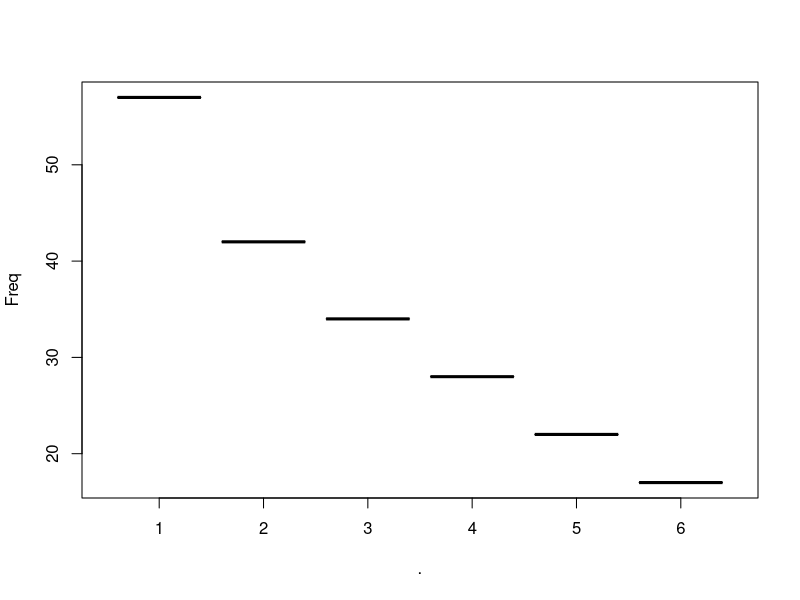
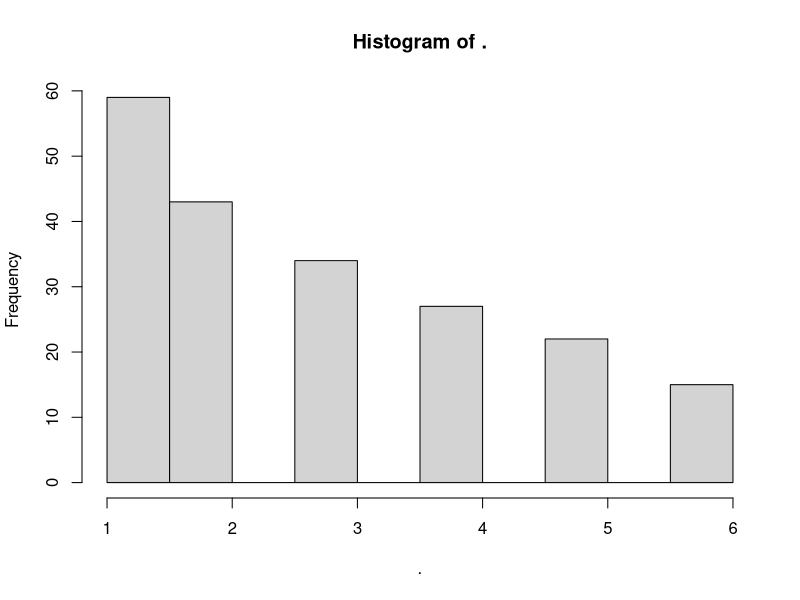
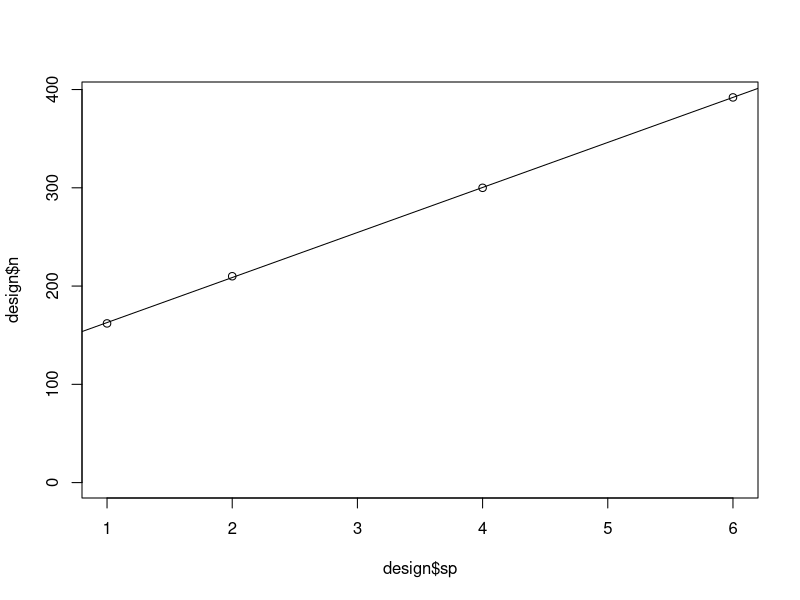
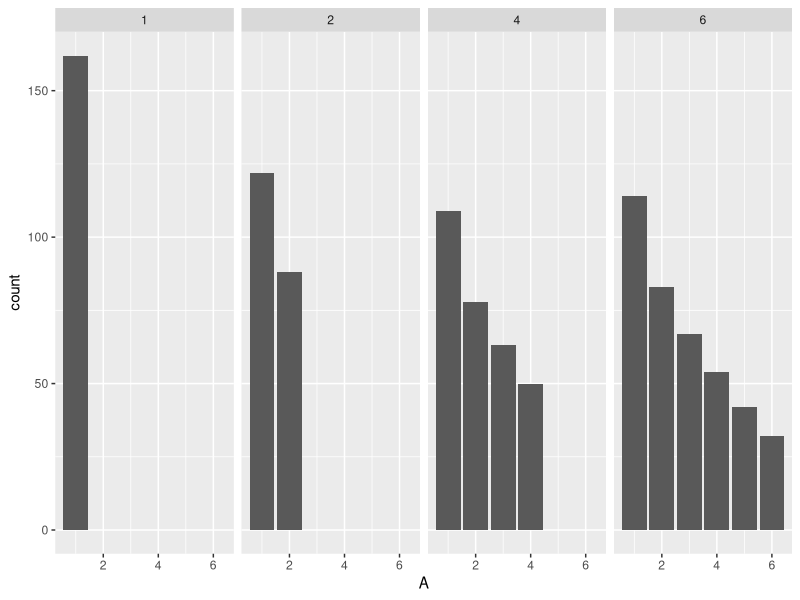
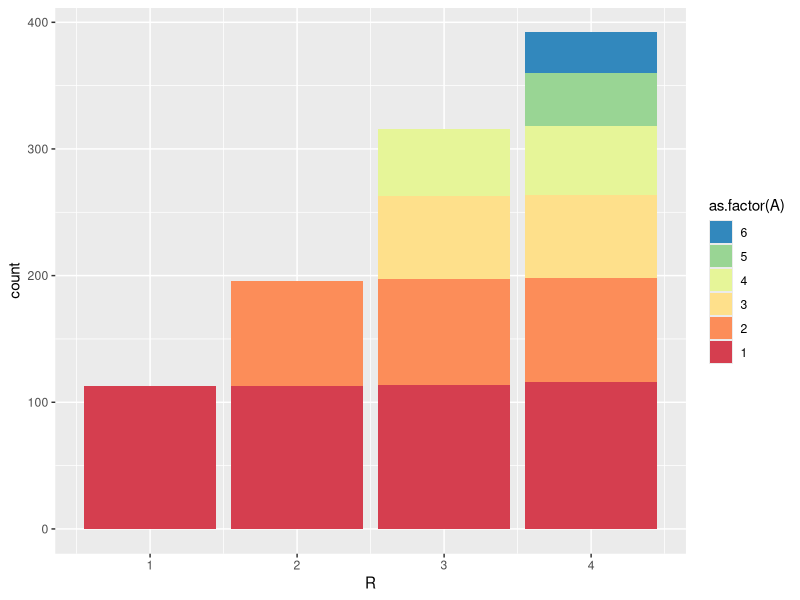
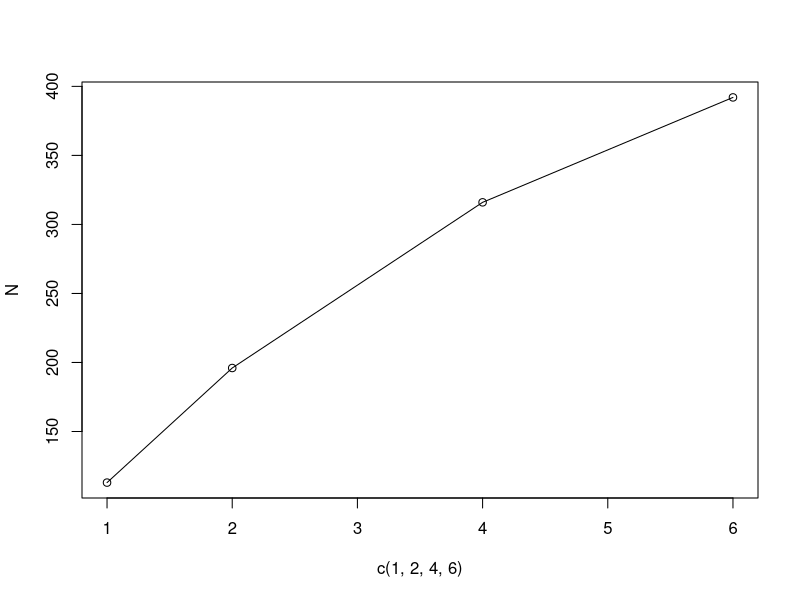
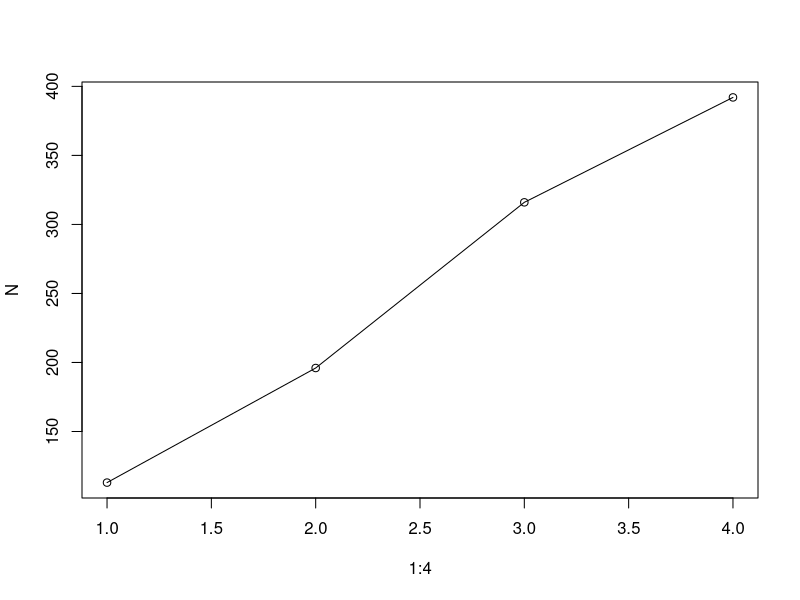
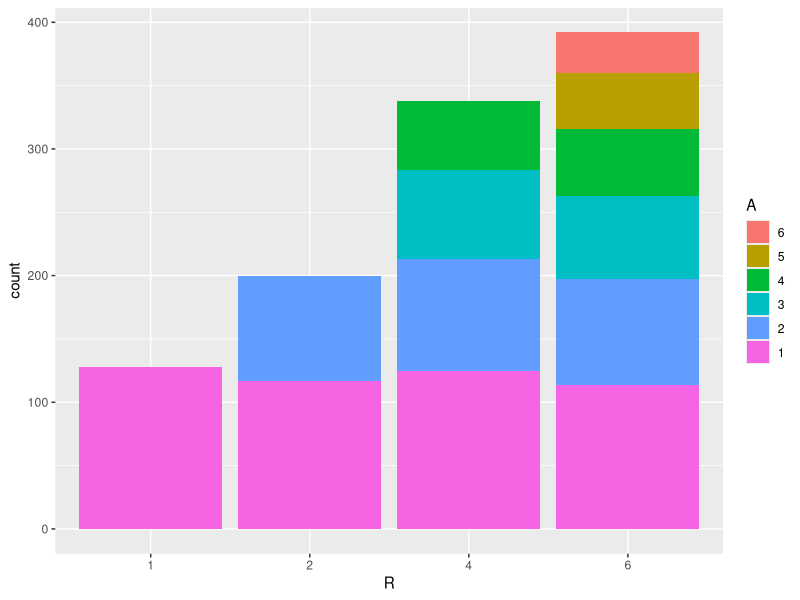

The R script that drew these images, in order: (Note: this script raises an error after producing the figures.)
library(dplyr); library(reshape2)
library(ggplot2)

#change color palette
library(RColorBrewer)
library(viridis)
pal<-(RColorBrewer::brewer.pal(6, "Spectral")) 
pal <- rev(pal)


#generating needed distributions for the mesocosm simulation

#################################
#SPECIES DISTRIBUTIONS
#################################
#lognormal distribution of species abundances
#important for knowing abundances of species at each richness level.

#you have 6 species. get proportion of individuals per species and standardize to a certain number of total individuals.

getabund <- function(r, n){ 
  #r=richness, n=total individuals, mu=mean of log distribution
  
  #get counts of each species
  n1 = n+max(r) #buffering the number of species so there aren't errors due to rounding
  
  #get distribution of each species. comes from a log distribution (mu=6, sd=.4) and 6 species are pulled. replicated 1000 times and the mean values taken.
  N <- 6
  sims <- 1000
  m2 <- matrix(NA, nrow = sims, ncol = N)
  for(i in 1:sims){
    y2 <- rlnorm(1:N, meanlog = 1, sdlog = .5) %>% 
      sort(decreasing = T)
    m2[i,] <- y2
  }
  pool <- apply(m2, 2, mean)/sum(apply(m2, 2, mean))
  
  #get abundances of each species for a richness level
  abund <- pool[1:r]*n1/sum(pool[1:r])
  
  #get actual population from the counts above 
  r2=1:length(r)
  pop <- rep(1:length(abund), abund)
  pop <- sort(sample(pop, n)) #bring the population back down to desired n. had issues with rounding.
  return(pop)
}

#adding in argument "rand" so I can specify if assembly is random
getabund3 <- function(n=100, rand=F) {
  
  #load nested functions
  getabund2 <- function(n){
    x=c(1,2,4,6)
    counts <- lapply(x, function(r) getabund(r, n))
    counts2 <- unlist(counts)
    counts2 <- as.data.frame(matrix(counts2, ncol=length(x))) 
    names(counts2) <- c("R1", "R2", "R4", "R6")
    counts2
  }
  
  #setup randomization option
  A <- getabund2(n)
  sp <- unique(A$R6)
  if (rand==T) {
    randsp <- sample(sp, length(sp))
    A <- apply(A, 2, function(x) Rename(randsp, sp, x))
  }
    A
}

counts2 <- getabund3(200, rand = F)  
counts2
#pool comes from a lognormal distribution
getabund(6, 200) %>% table %>% as.data.frame() %>% plot
getabund(6, 200) %>% hist
#################################
#Abundances with additive treatment
#################################
#trays are 10 (25) x 20 (50) inches, optimumum distance is 2 cm apart...12x25=300plants
#design abundances so abund vs. richness increases linearly. Unfortunately, number of species n doesn't remain the same throughout treatments. may need to be a saturating curve. 
design <- tibble(r=c(1.8, 2, 2.4, 2.8), w=round(25/r), l=round(50/r), n=w*l, sp=c( 6, 4, 2, 1))
plot(design$sp, design$n, ylim=c(0, max(design$n)))
abline(lm(design$n~design$sp))

test <- sapply(c(1,2,4,6), function(i) {
  A <- getabund(i, design$n[design$sp==i])
  R <- rep(i, length(A))
  cbind(R, A)
}
  )
test <- do.call("rbind.data.frame", test)
ggplot(test, aes(A, group=R))+
  geom_bar()+
  facet_grid(~R)

#Saturating curve. define the curves based on the species abundances of the richest community. I'm using 392, a somewhat arbitrary number that seems fine for the most abundant community. don't want to plant too much more than that. 
A <- getabund(6, 392) %>% table()
R <- c(1,2,4,6)
N <- sapply(R, function(i) sum(A[1:i]))
tmp <- sapply(1:length(N), function(i) {
  A <- getabund(R[i], N[i])
  R <- rep(i, length(A))
  cbind(R, A)
  })
tmp <- do.call("rbind.data.frame", tmp)
tmp$A <- as.factor(tmp$A)
tmp$A <- factor(tmp$A, levels = rev(levels(tmp$A)))

ggplot(tmp, aes(R, group=A, fill=as.factor(A)))+
  scale_fill_manual(values = pal)+
  geom_bar()
plot(c(1,2,4,6), N, type='o')
plot(1:4, N, type='o')

#redesigning. Probably the best I'll do.
N # 115 198 319 392 = optimum number to keep constant species abundaces across treatments
#design <- tibble(r=c(1.75, 1.9, 2.28, 3), w=floor(25/r), l=floor(50/r), n=w*l, sp=c( 6, 4, 2, 1)) #previous design using the wrong log-dist
design <- tibble(r=c(1.75, 1.92, 2.5, 3.1), w=floor(25/r), l=floor(50/r), n=w*l, sp=c( 6, 4, 2, 1)) 
design
tmp <- sapply(c(1,2,4,6), function(i) {
  A <- getabund(i, design$n[design$sp==i])
  R <- rep(i, length(A))
  cbind(R, A)
}
)
tmp <- do.call("rbind.data.frame", tmp)
tmp$R <- as.factor(tmp$R)
tmp$A <- as.factor(tmp$A)
tmp$A <- factor(tmp$A, levels = rev(levels(tmp$A)))
ggplot(tmp, aes(R, group=A, fill=A))+
  geom_bar()

#getting abundances for all 4 treatments: sub/det, sub/rand, add/det, add/rand
getabund4 <- function(dist, rand=F){
  #load function
  getabund <- function(r, n){ 
    #r=richness, n=total individuals, mu=mean of log distribution
    
    #get counts of each species
    n1 = n+max(r) #buffering the number of species so there aren't errors due to rounding
    
    #get distribution of each species. comes from a log distribution (mu=6, sd=.4) and 6 species are pulled. replicated 1000 times and the mean values taken.
    N <- 6
    sims <- 1000
    m2 <- matrix(NA, nrow = sims, ncol = N)
    for(i in 1:sims){
      y2 <- rlnorm(1:N, meanlog = 1, sdlog = .5) %>% 
        sort(decreasing = T)
      m2[i,] <- y2
    }
    pool <- apply(m2, 2, mean)/sum(apply(m2, 2, mean))
    
    #get abundances of each species for a richness level
    abund <- pool[1:r]*n1/sum(pool[1:r])
    
    #get actual population from the counts above 
    r2=1:length(r)
    pop <- rep(1:length(abund), abund)
    pop <- sort(sample(pop, n)) #bring the population back down to desired n. had issues with rounding.
    return(pop)
  }
  
  #design is based on dimensions of available propogation trays
  design <- tibble(r=dist, w=floor(25/r), l=floor(50/r), n=w*l, sp=c( 1,2,4,6))
  tmp <- lapply(c(1,2,4,6), function(i) {
    A <- getabund(i, design$n[design$sp==i])
    R <- rep(i, length(A))
    cbind(R, A)
  }
  )
  tmp <- do.call("rbind.data.frame", tmp)

  #setup randomization option
  sp <- unique(tmp$A)
  if (rand==T) {
    randsp <- sample(sp, length(sp))
    tmp$A <- Rename(randsp, sp, tmp$A)
  }
  tmp$R <- as.factor(as.numeric(tmp$R))
  tmp$A <- as.factor(as.numeric(tmp$A))
  tmp$A <- factor(tmp$A, levels = rev(levels(tmp$A)))
  tmp
}

#treatments: sub/det, sub/rand, add/det, add/rand
#interplant spacings (cm)
#default distances
D.add <- rev(c(1.75, 1.92, 2.5, 3.1))
#D.add <- rev(c(1.75, 1.9, 2.28, 3)) #old distances with the wrong log-dist
D.sub <- 1.75

A_D <- data.frame(getabund4(D.add, F), dens="additive", rand="deterministic")
A_S <- data.frame(getabund4(D.add, T), dens="additive", rand="stochastic")
S_D <- data.frame(getabund4(D.sub, F), dens="substitutive", rand="deterministic")
S_S <- data.frame(getabund4(D.sub, T), dens="substitutive", rand="stochastic")

plotdesign <- rbind(A_D, A_S, S_D, S_S)

ggplot(plotdesign, aes(R, group=A, fill=A))+
  geom_bar()+
  labs(fill="species", x="richness", y="# individuals")+
  scale_fill_manual(values=pal) +
  theme(strip.background = element_rect(fill="white",color="black"))+
  facet_wrap(~rand+dens)

#exporting the dimensions of the experiment to csv
design <- tibble(d=rep(c("add","sub"), each=4), r=c(1.75, 1.92, 2.5, 3.1, 1.75, 1.75, 1.75, 1.75), w=floor(25/r), l=floor(50/r), n=w*l, sp=c( 6, 4, 2, 1, 6, 4, 2, 1))
design <- design %>% 
  group_by(d) %>% 
  arrange(sp, .by_group=T)
write.csv(design, "simulation/outputs/design.csv", row.names = F)
################################
#plotting

melt(counts2)

#plot counts
counts3 <- melt(counts2)
spp <- as.factor(counts3$value)
spp <- factor(spp, levels = sort(levels(spp), T))
ggplot(counts3, aes( variable, group=spp, fill=spp)) +
  geom_bar()
#plot distribution of richest community
tmp <- counts3 %>% 
  group_by(variable) %>% 
  count(value) %>% 
  filter(variable=="R6")
plot(tmp$value, tmp$n)
hist(counts2$R4)

#export host abundances 
write.csv(counts2, "simulation/outputs/hostabund.csv", row.names = F)





##################################
#COMPETENCY CURVES
##################################
#competency is a function of susceptibility and infectivity. if we assume infectivity is constant over time and across species, it's just a function of susceptibility. I expect a plant to be susceptible highest a day or two after their neighbor is infected and a gradual decay over time. The distribution is from Otten 2003, describing the decay of the secondary transmission rates. I'm eyeballing the distribution to match something like the decay in primary transmission, same paper. formula is as follows: 

trans <- function(B=.182, g=3.06, t=1:10, tq){
  #B determines amplitude; gamma is slope of decay; t is time duration; tq is time of peak
  B_t = B*exp(-g*(log(t/tq))^2)
  return(B_t)
}

#explore the parameters
#Beta: amplitude
tmp <- lapply(seq(.1, .5, length.out = 10), function(x) trans(tq=2, B=x))
plot(1:10, tmp[[10]])
for(i in 1:length(tmp)){
  points(1:10, tmp[[i]], type='o')
}

#Gamma: steepness
tmp <- lapply(seq(.1, .5, length.out = 10), function(x) trans(tq=2, g=x))
plot(1:10, tmp[[10]])
for(i in 1:length(tmp)){
  points(1:10, tmp[[i]], type='o')
}

#tq: time of peak
tmp <- lapply(1:5, function(x) trans(tq=x))
plot(1:10, tmp[[1]])
for(i in 1:length(tmp)){
  points(1:10, tmp[[i]], type='o')
}

#it looks like tq=2 seems most sensible. B and g are from Otten 2003. Will keep g as is, but B will vary depending on plant species. 
tmp <- lapply(c(c(.9, .4, .3, .1, 0, 0)), function(x) trans(tq=2, B=x, t=1:20))
plot(1:20, tmp[[1]])
for(i in 1:length(tmp)){
  points(1:20, tmp[[i]], type='o')
}
#create dataframe
comp <- data.frame(time=1:20, do.call("cbind", tmp))
names(comp) <- c("time", 1:6)
comp2 <- melt(comp, measure.vars = 2:7, id.vars = "time", variable.name = "species", value.name = "comp")
comp2

#export "competency" values
write.csv(comp2, "simulation/outputs/competencyvalues.csv", row.names = F)
